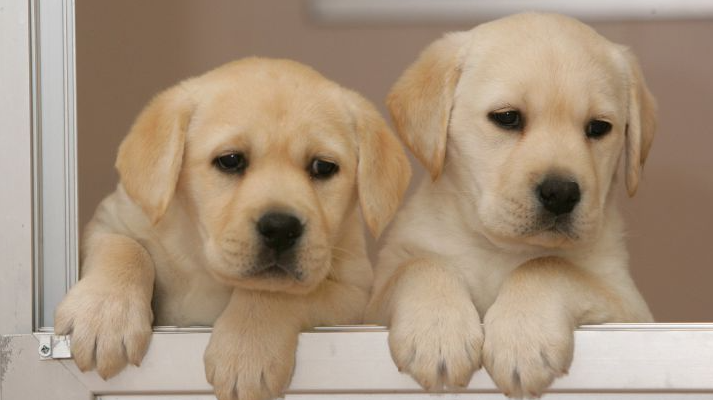
#> input picture src/img/perros.png, 713 x 400 px, found by its file name
$ python 06_merge_example.py
#> lines starting #> are read from the running program, lines starting #| are printed output that depends on the picture
import cv2
import numpy as np

src = 'src/img/perros.png'

img = cv2.imread(src)
#> img is the input picture: shape (400, 713, 3); mean B, G, R 124.1, 146.4, 167.6

(channel_b, channel_g, channel_r) = cv2.split(img)
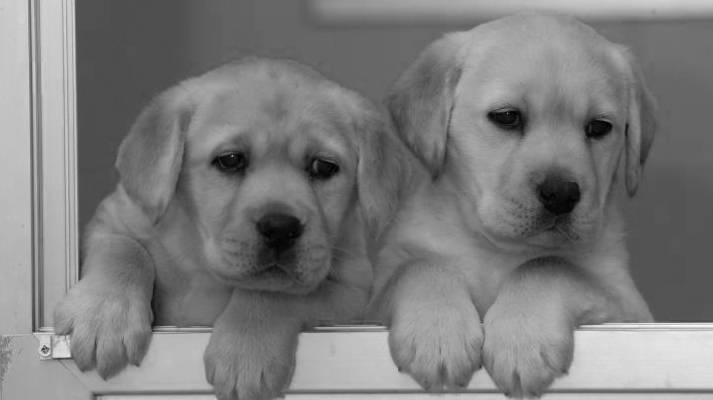
#> channel_b: shape (400, 713); min 0, max 253, mean 124.1
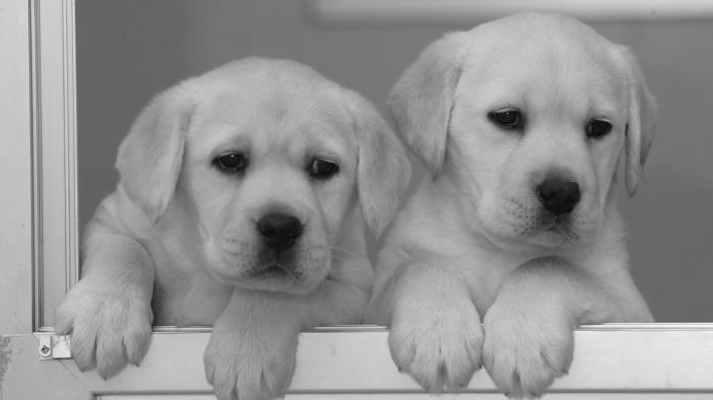
#> channel_g: shape (400, 713); min 4, max 253, mean 146.4
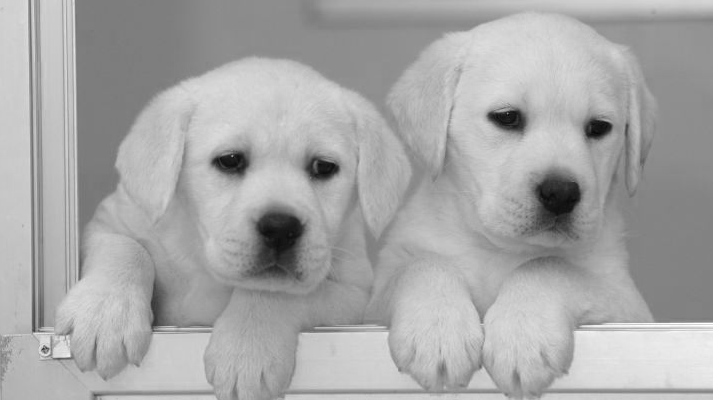
#> channel_r: shape (400, 713); min 3, max 255, mean 167.6

zeros = np.zeros(img.shape[:2], dtype="uint8")

imgMerged = cv2.merge((channel_b, channel_g, channel_r))

cv2.imshow('img', imgMerged)

cv2.waitKey(0)

$ run again, with src/img/perro1.png copied over src/img/perros.png
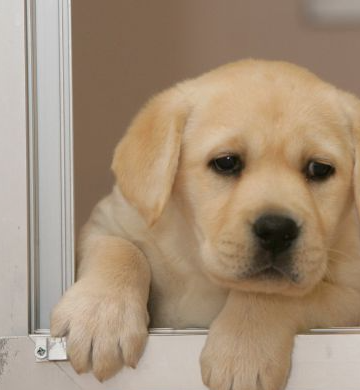
#> input picture src/img/perro1.png, 360 x 390 px, found by its file name
#> img is the input picture: shape (390, 360, 3); mean B, G, R 120.9, 143.7, 164.9
#> `(channel_b, channel_g, channel_r) = cv2.split(img)`:
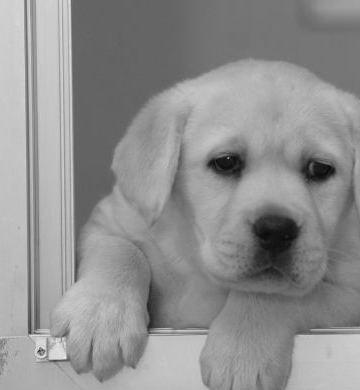
#> channel_g: shape (390, 360); min 7, max 231, mean 143.7
#> `(channel_b, channel_g, channel_r) = cv2.split(img)`:
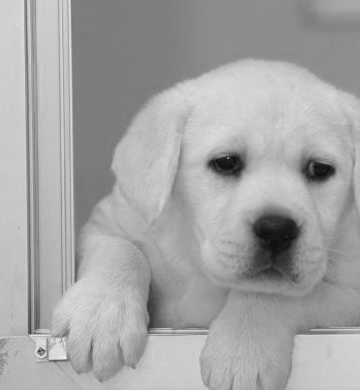
#> channel_r: shape (390, 360); min 11, max 242, mean 164.9

$ run again, with src/img/perro2.png copied over src/img/perros.png
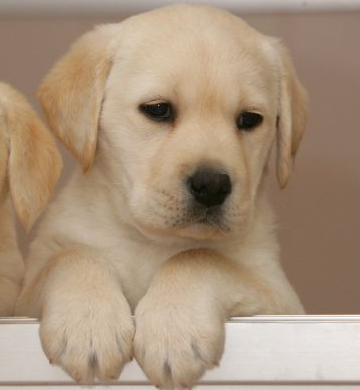
#> input picture src/img/perro2.png, 360 x 390 px, found by its file name
#> img is the input picture: shape (390, 360, 3); mean B, G, R 124.3, 147.1, 169.2
#> `(channel_b, channel_g, channel_r) = cv2.split(img)`:
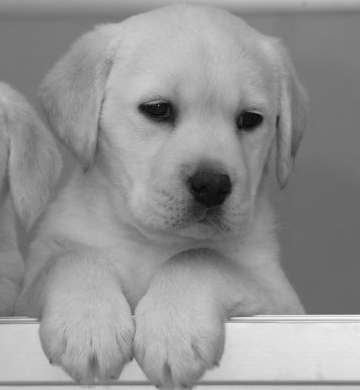
#> channel_g: shape (390, 360); min 4, max 253, mean 147.1
#> `(channel_b, channel_g, channel_r) = cv2.split(img)`:
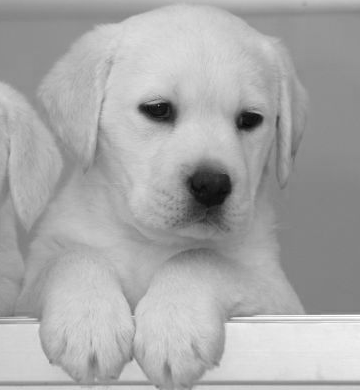
#> channel_r: shape (390, 360); min 3, max 255, mean 169.2
